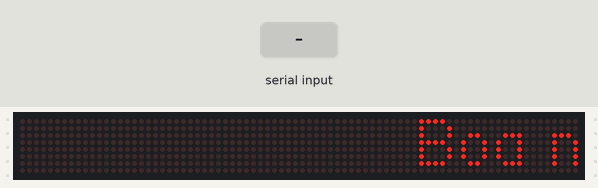
Bench run of a sketch on a simulated Arduino Uno, built with avr-gcc and run on an emulated ATmega328P. Shown: 80×8 LED matrix. Inputs (shaded band) come from the test bench. What the sketch prints to the serial monitor is not drawn.

Above: at 1.2 s.
1.3 s: "1\n" received over Serial
At 6.58 s:
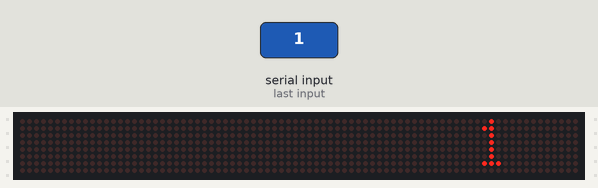
8.5 s: byte 10 ('\n') received over Serial
10.1 s: "0\n" received over Serial
At 13.9 s:
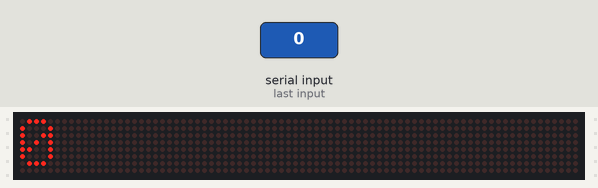
Timing chart, 0 to 15.4 s (numbered marks = the images above; inputs shaded):
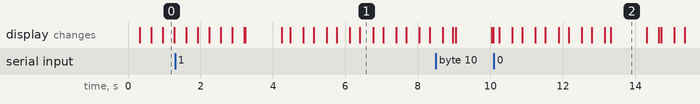

Measured:
- after the input at 10.1 s, the display: first changes after 0.14 s (image 2 shows a later state)

The sketch:

Parola_Scrolling.ino
```cpp
#include <MD_Parola.h>
#include <MD_MAX72xx.h>
#include <SPI.h>

// Define the number of devices we have in the chain and the hardware interface
// NOTE: These pin numbers will probably not work with your hardware and may
// need to be adapted
#define HARDWARE_TYPE MD_MAX72XX::PAROLA_HW
#define MAX_DEVICES 10
#define CLK_PIN   12
#define DATA_PIN  11
#define CS_PIN    10

// HARDWARE SPI
MD_Parola P = MD_Parola(HARDWARE_TYPE, CS_PIN, MAX_DEVICES);

uint8_t scrollSpeed = 40;    // default frame delay value
textEffect_t scrollEffect = PA_SCROLL_LEFT;
textPosition_t scrollAlign = PA_LEFT;
uint16_t scrollPause = 1000; // in milliseconds

// Global message buffers shared by Serial and Scrolling functions
#define	BUF_SIZE	50
char curMessage[BUF_SIZE] = { "" };
char newMessage[BUF_SIZE] = { "Boa noite!" };
bool newMessageAvailable = true;


void readSerial(void)
{
  static char *cp = newMessage;

  while (Serial.available())
  {
    *cp = (char)Serial.read();
    if ((*cp == '\n') || (cp - newMessage >= BUF_SIZE-2)) // end of message character or full buffer
    {
      *cp = '\0'; // end the string
      // restart the index for next filling spree and flag we have a message waiting
      cp = newMessage;
      newMessageAvailable = true;
    }
    else  // move char pointer to next position
      cp++;
  }
}


void setup()
{
  Serial.begin(57600);
  Serial.print("\n[Parola Scrolling Display]\nType a message for the scrolling display\nEnd message line with a newline");

#if USE_UI_CONTROL
  uiDirection.begin();
  uiInvert.begin();
  pinMode(SPEED_IN, INPUT);

  doUI();
#endif // USE_UI_CONTROL

  P.begin();
  P.displayText(curMessage, scrollAlign, scrollSpeed, scrollPause, scrollEffect, scrollEffect);
}

void loop()
{
#if USE_UI_CONTROL
  doUI();
#endif // USE_UI_CONTROL

  if (P.displayAnimate())
  {
    if (newMessageAvailable)
    {
      strcpy(curMessage, newMessage);
      newMessageAvailable = false;
    }
    P.displayReset();
  }
  readSerial();
}
```
